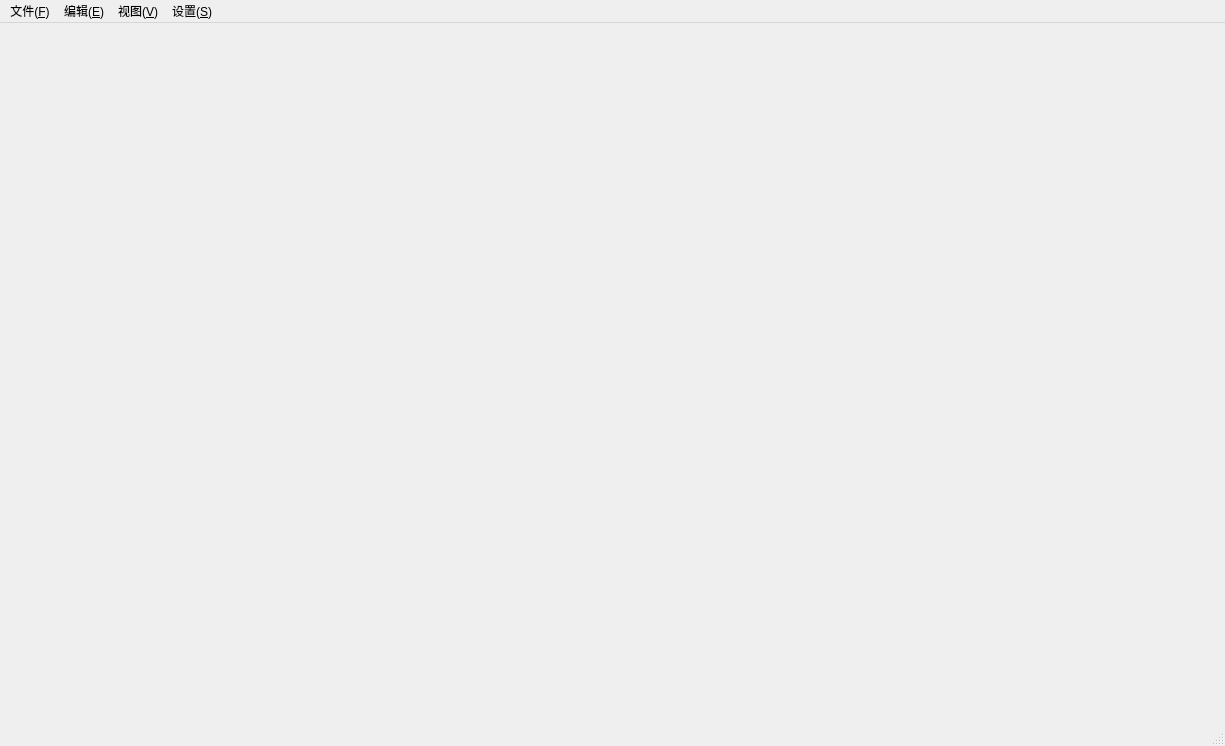
<?xml version="1.0" encoding="UTF-8"?>
<ui version="4.0">
 <class>StudioMainWindow</class>
 <widget class="QMainWindow" name="StudioMainWindow">
  <property name="geometry">
   <rect>
    <x>0</x>
    <y>0</y>
    <width>1225</width>
    <height>746</height>
   </rect>
  </property>
  <property name="windowTitle">
   <string>MadStudio</string>
  </property>
  <widget class="QWidget" name="centralwidget"/>
  <widget class="QMenuBar" name="menubar">
   <property name="geometry">
    <rect>
     <x>0</x>
     <y>0</y>
     <width>1225</width>
     <height>33</height>
    </rect>
   </property>
   <widget class="QMenu" name="menu_F">
    <property name="title">
     <string>文件(&amp;F)</string>
    </property>
    <addaction name="action"/>
    <addaction name="actionClose"/>
   </widget>
   <widget class="QMenu" name="menu_E">
    <property name="title">
     <string>编辑(&amp;E)</string>
    </property>
   </widget>
   <widget class="QMenu" name="menu_V">
    <property name="title">
     <string>视图(&amp;V)</string>
    </property>
   </widget>
   <widget class="QMenu" name="menu">
    <property name="title">
     <string>设置(&amp;S)</string>
    </property>
   </widget>
   <addaction name="menu_F"/>
   <addaction name="menu_E"/>
   <addaction name="menu_V"/>
   <addaction name="menu"/>
  </widget>
  <widget class="QStatusBar" name="statusbar"/>
  <action name="action">
   <property name="text">
    <string>打开</string>
   </property>
  </action>
  <action name="actionClose">
   <property name="text">
    <string>Close</string>
   </property>
  </action>
 </widget>
 <resources/>
 <connections/>
</ui>
